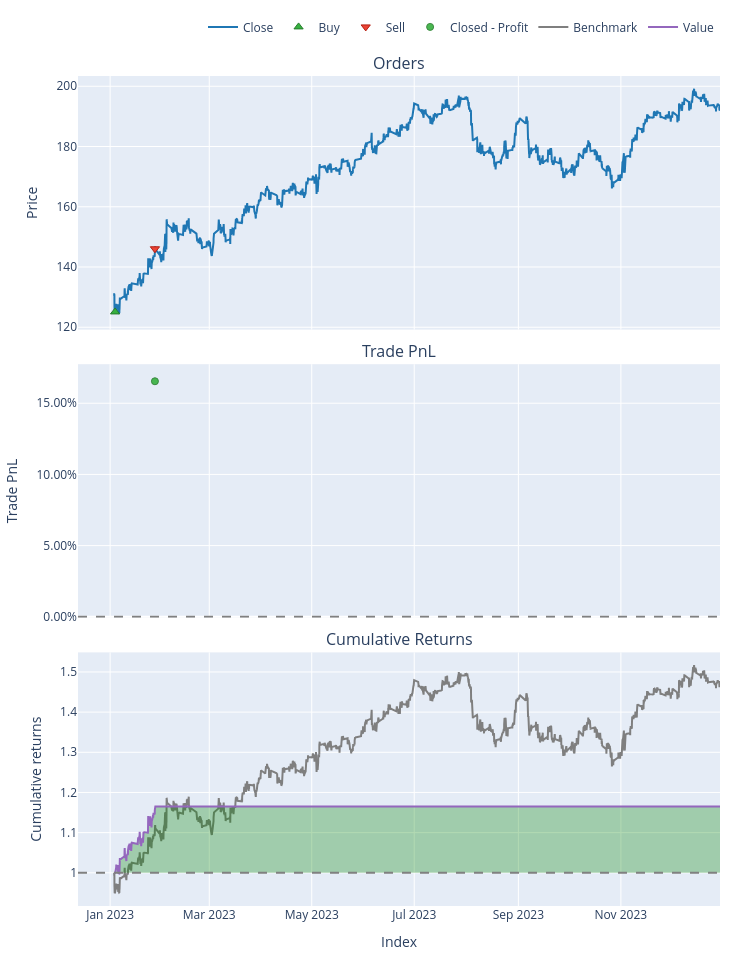

Notebook cell for this chart:
### Code cell
def objective_function(pf: vbt.Portfolio) -> pd.Series:
    sharpe = pf.sharpe_ratio(group_by=False)
    return sharpe.replace([np.inf, -np.inf], 0)  # Replace infinities with 0


scores = objective_function(pf_opt2)

best_index = scores.idxmax()
best_portfolio = pf_opt2[best_index]

best_portfolio.plot().show()

### Figure 1 — Plotly figure (JSON) as saved in the notebook; plotly's stock layout.template omitted (floating-point values rounded to 4 significant figures; data arrays with more than 128 entries replaced by an {"elided": "..."} marker saying what was removed)
{"data": [{"legendgroup": "0", "line": {"color": "#1f77b4"}, "name": "Close", "showlegend": true, "type": "scatter", "uid": "32eb445b-c515-4eb4-86fb-0379fc0e0533", "x": {"elided": "3954 str values"}, "xaxis": "x", "y": {"elided": "3954 float values"}, "yaxis": "y"}, {"customdata": [[16276, 0.7987, 0.0999]], "hovertemplate": "Order Id: %{customdata[0]}<br>Timestamp: %{x}<br>Price: %{y}<br>Size: %{customdata[1]:.6f}<br>Fees: %{customdata[2]:.6f}", "legendgroup": "1", "marker": {"color": "#37B13F", "line": {"color": "rgb(38,123,44)", "width": 1}, "size": 8, "symbol": "triangle-up"}, "mode": "markers", "name": "Buy", "type": "scatter", "uid": "3b02ed4b-3391-47b3-a837-6bcd52923e6d", "x": ["2023-01-03T23:00:00+00:00"], "xaxis": "x", "y": [125.1], "yaxis": "y"}, {"customdata": [[16277, 0.7987, 0.1166]], "hovertemplate": "Order Id: %{customdata[0]}<br>Timestamp: %{x}<br>Price: %{y}<br>Size: %{customdata[1]:.6f}<br>Fees: %{customdata[2]:.6f}", "legendgroup": "2", "marker": {"color": "#EA4335", "line": {"color": "rgb(181,31,18)", "width": 1}, "size": 8, "symbol": "triangle-down"}, "mode": "markers", "name": "Sell", "type": "scatter", "uid": "87bbc1f9-5bd4-4c6a-aacc-52cd244cc816", "x": ["2023-01-27T16:00:00+00:00"], "xaxis": "x", "y": [146.1], "yaxis": "y"}, {"customdata": [[0, 0, 16.53, 0.1654]], "hovertemplate": "Exit Trade Id: %{customdata[0]}<br>Position Id: %{customdata[1]}<br>Exit Timestamp: %{x}<br>PnL: %{customdata[2]:.6f}<br>Return: %{customdata[3]:.2%}", "legendgroup": "3", "marker": {"color": "#37B13F", "line": {"color": "rgb(38,123,44)", "width": 1}, "opacity": [0.9], "size": [7], "symbol": "circle"}, "mode": "markers", "name": "Closed - Profit", "type": "scatter", "uid": "4e6d5008-d49f-4d25-b01a-2382cb83d519", "x": ["2023-01-27T16:00:00+00:00"], "xaxis": "x2", "y": [0.1654], "yaxis": "y2"}, {"legendgroup": "4", "line": {"color": "#7f7f7f"}, "name": "Benchmark", "showlegend": true, "type": "scatter", "uid": "9f22e1d2-2078-4f29-99cd-0fa7964dd7cb", "x": {"elided": "3954 str values"}, "xaxis": "x3", "y": {"elided": "3954 float values"}, "yaxis": "y3"}, {"hoverinfo": "skip", "legendgroup": "5", "line": {"color": "rgba(0, 0, 0, 0)", "width": 0}, "opacity": 0, "showlegend": false, "type": "scatter", "uid": "e0e01961-615a-45b3-aa70-878efcc89c72", "x": {"elided": "3954 str values"}, "xaxis": "x3", "y": {"elided": "3954 int values"}, "yaxis": "y3"}, {"connectgaps": false, "fill": "tonexty", "fillcolor": "rgba(0, 128, 0, 0.3)", "hoverinfo": "skip", "legendgroup": "5", "line": {"color": "rgba(0, 0, 0, 0)", "width": 0}, "opacity": 0, "showlegend": false, "type": "scatter", "uid": "fbc3ac6e-cb04-4d44-a892-16ebc0413f2e", "x": {"elided": "3954 str values"}, "xaxis": "x3", "y": {"elided": "3954 float values"}, "yaxis": "y3"}, {"hoverinfo": "skip", "legendgroup": "5", "line": {"color": "rgba(0, 0, 0, 0)", "width": 0}, "opacity": 0, "showlegend": false, "type": "scatter", "uid": "2623105f-2c25-4c29-91ad-a728e0cddd89", "x": {"elided": "3954 str values"}, "xaxis": "x3", "y": {"elided": "3954 int values"}, "yaxis": "y3"}, {"connectgaps": false, "fill": "tonexty", "fillcolor": "rgba(255, 0, 0, 0.3)", "hoverinfo": "skip", "legendgroup": "5", "line": {"color": "rgba(0, 0, 0, 0)", "width": 0}, "opacity": 0, "showlegend": false, "type": "scatter", "uid": "790f30d5-4606-42ec-946c-807298e3e5f6", "x": {"elided": "3954 str values"}, "xaxis": "x3", "y": {"elided": "3954 float values"}, "yaxis": "y3"}, {"legendgroup": "6", "line": {"color": "#9467bd"}, "name": "Value", "showlegend": true, "type": "scatter", "uid": "7d4bc10c-dc73-41f0-8954-2c1159aacbdf", "x": {"elided": "3954 str values"}, "xaxis": "x3", "y": {"elided": "3954 float values"}, "yaxis": "y3"}, {"hoverinfo": "skip", "legendgroup": "5", "line": {"color": "rgba(0, 0, 0, 0)", "width": 0}, "opacity": 0, "showlegend": false, "type": "scatter", "uid": "fdf65a3d-a822-4296-958f-b927d9a9e029", "x": {"elided": "3954 str values"}, "xaxis": "x3", "y": {"elided": "3954 int values"}, "yaxis": "y3"}], "layout": {"annotations": [{"font": {"size": 16}, "showarrow": false, "text": "Orders", "x": 0.5, "xanchor": "center", "xref": "paper", "y": 1, "yanchor": "bottom", "yref": "paper"}, {"font": {"size": 16}, "showarrow": false, "text": "Trade PnL", "x": 0.5, "xanchor": "center", "xref": "paper", "y": 0.6528, "yanchor": "bottom", "yref": "paper"}, {"font": {"size": 16}, "showarrow": false, "text": "Cumulative Returns", "x": 0.5, "xanchor": "center", "xref": "paper", "y": 0.3056, "yanchor": "bottom", "yref": "paper"}], "height": 960, "legend": {"orientation": "h", "traceorder": "normal", "x": 1, "xanchor": "right", "y": 1.042, "yanchor": "bottom"}, "margin": {"b": 30, "l": 30, "r": 30, "t": 30}, "shapes": [{"line": {"color": "gray", "dash": "dash"}, "type": "line", "x0": 0, "x1": 1, "xref": "paper", "y0": 0, "y1": 0, "yref": "y2"}, {"line": {"color": "gray", "dash": "dash"}, "type": "line", "x0": 0, "x1": 1, "xref": "paper", "y0": 1, "y1": 1, "yref": "y3"}], "showlegend": true, "width": 750, "xaxis": {"anchor": "y", "domain": [0, 1], "matches": "x3", "showticklabels": false}, "xaxis2": {"anchor": "y2", "domain": [0, 1], "matches": "x3", "showticklabels": false}, "xaxis3": {"anchor": "y3", "domain": [0, 1], "title": {"text": "Index"}}, "yaxis": {"anchor": "x", "domain": [0.6944, 1], "title": {"text": "Price"}}, "yaxis2": {"anchor": "x2", "domain": [0.3472, 0.6528], "tickformat": ".2%", "title": {"text": "Trade PnL"}}, "yaxis3": {"anchor": "x3", "domain": [0, 0.3056], "title": {"text": "Cumulative returns"}}}}
